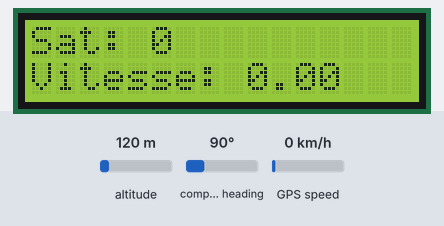
This sketch was run on a simulated Arduino Uno, built for the host (arithmetic inside an expression is 32-bit, double 64-bit). Shown: 16×2 character LCD. Inputs (shaded band) come from the test bench; at power-on: GPS speed 0 km/h, altitude 120 m, compass heading 90°. The GPS gets a fix after 3 s at 37.7749, -122.4194 with 8 satellites; what the sketch prints to the serial monitor is not drawn.

Above: at 1.6 s.
1.7 s: GPS speed set to 2 km/h
At 3.4 s:
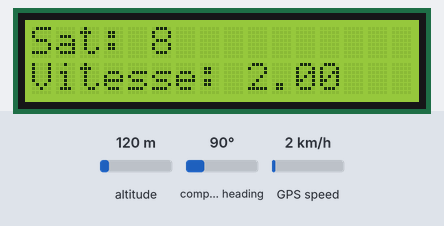
4.5 s: GPS speed set to 30 km/h
At 6.2 s:
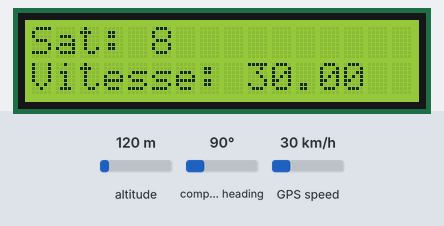
6.5 s: GPS speed set to 60 km/h
At 7.8 s:
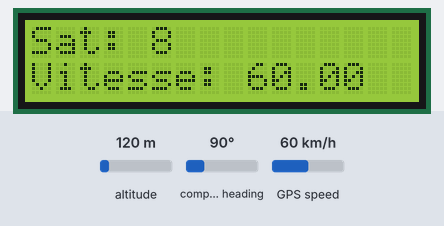
Timing chart, 0 to 9.5 s (numbered marks = the images above; inputs shaded):
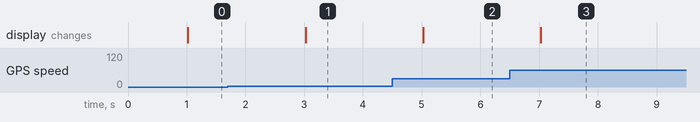

The sketch:

AffichageVitesse.ino
```cpp
/*-----( Import needed libraries )-----*/
#include <Wire.h>  // Comes with Arduino IDE
// Get the LCD I2C Library here:
// https://bitbucket.org/fmalpartida/new-liquidcrystal/downloads
// Move any other LCD libraries to another folder or delete them
// See Library "Docs" folder for possible commands etc.
#include <LiquidCrystal_I2C.h>

/*-----( Declare Constants )-----*/
/*-----( Declare objects )-----*/
// set the LCD address to 0x27 for a 20 chars 4 line display
// Set the pins on the I2C chip used for LCD connections:
//                    addr, en,rw,rs,d4,d5,d6,d7,bl,blpol
LiquidCrystal_I2C lcd(0x27, 2, 1, 0, 4, 5, 6, 7, 3, POSITIVE);  // Set the LCD I2C address

#include <NMEAGPS.h>
#include <GPSport.h>

NMEAGPS  gps; // This parses the GPS characters
gps_fix  fix; // This holds on to the latest values

void setup()
{
  // initialize library
  lcd.begin(16,2);
  Serial.begin(9600);
  gpsPort.begin(9600);
}

//--------------------------

void loop()
{
  while (gps.available( gpsPort )) {
    fix = gps.read();

  lcd.backlight();
  lcd.setCursor(0,0);
  lcd.print("Sat:");
  lcd.setCursor(5,0);
  lcd.print( fix.satellites );
  lcd.setCursor(0,1);
  lcd.print("Vitesse:");
  lcd.setCursor(9,1);
  lcd.print( fix.speed_kph() );
  Serial.print("<");
  Serial.print("?");
  Serial.print( fix.speed_kph() );
  Serial.print("?");
  Serial.print( fix.satellites );
  Serial.print("?");
  Serial.print( fix.latitude(), 6 );
  Serial.print("?");
  Serial.print( fix.longitude(), 6 );
  Serial.print("?");
  Serial.print(">");
  Serial.println();
}
}
```

Measured:
- after the input at 1.7 s, the display: changes after 1.3 s (image 1)
- after the input at 4.5 s, the display: changes after 0.52 s (image 2)
- after the input at 6.5 s, the display: changes after 0.53 s (image 3)
